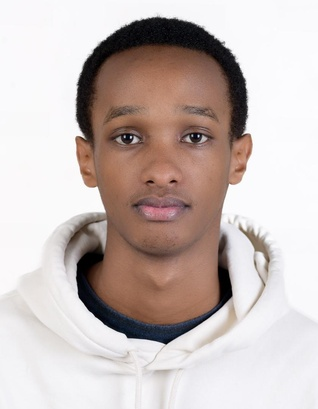
#> input picture data/images/Armand_neutral.jpg, 318 x 409 px, shrunk from 840 x 1080 before the run
$ jupyter execute --allow-errors 01_Data_Processing.ipynb
#> lines starting #> are read from the running program, lines starting #| are printed output that depends on the picture
# MEDIA (IMAGE & AUDIO) PROCESSING AND VISUALIZATION

## Audio Data Processing & Visualization
In this section, we will load the raw audio samples collected from each team member. Our goal is to visualize each audio file in two ways to understand its properties:

- **Waveform:** To see the amplitude of the audio over time.

- **Spectrogram:** To see the frequency content of the audio over time.

[cell 1]
import librosa
import librosa.display
import cv2
import matplotlib.pyplot as plt
import numpy as np
import pandas as pd
import os
import glob

[cell 2]
# Define the path to your audio files
audio_folder = '../data/audio/'
# Create a list of all audio files, regardless of format
audio_files = []
for extension in ['*.wav', '*.aac', '*.ogg']:
    audio_files.extend(glob.glob(os.path.join(audio_folder, extension)))

# Loop through each found audio file
for file_path in audio_files:
    try:
        # Load the audio file
        y, sr = librosa.load(file_path)
        file_name = os.path.basename(file_path)

        print(f"--- Processing: {file_name} ---")

        # Create a figure for the plots
        fig, ax = plt.subplots(nrows=2, sharex=True, figsize=(10, 8))
        fig.suptitle(f'Visualizations for {file_name}', fontsize=16)

        # 1. Plot the waveform
        librosa.display.waveshow(y, sr=sr, ax=ax[0])
        ax[0].set_title('Waveform')
        ax[0].set_ylabel('Amplitude')
        ax[0].grid(True)

        # 2. Plot the spectrogram
        D = librosa.stft(y)
        S_db = librosa.amplitude_to_db(np.abs(D), ref=np.max)
        img = librosa.display.specshow(S_db, sr=sr, x_axis='time', y_axis='hz', ax=ax[1])
        ax[1].set_title('Spectrogram')
        ax[1].set_ylabel('Frequency (Hz)')
        ax[1].set_xlabel('Time (s)')
        fig.colorbar(img, ax=ax[1], format='%+2.0f dB')

        plt.show()

    except Exception as e:
        print(f"Could not process {file_path}. Error: {e}")

**Overall Interpretation**

After generating the visualizations for all audio files, we can make several key observations.
- **Data Quality:** The recordings are generally clean, with distinct periods of speech and silence visible in the waveforms. There's a noticeable variation in the recording amplitudes; for example,
`christian_approve.ogg` and `armand_confirm.ogg` have much higher amplitudes (reaching +/- 1.0) compared to
`benitha_approve.aac`  (around +/- 0.2). This indicates a need for volume normalization.

- **Consistency:** When comparing the same phrase across different speakers (e.g., "approve"), the waveforms consistently show two main bursts of sound corresponding to the two words "Yes, approve". While the general structure is consistent, the duration and specific shape of the waveforms differ for each person, which is expected.

- **Uniqueness:** The spectrograms clearly highlight the unique vocal characteristics of each speaker. Even when saying the same word, the patterns of the bright, high-energy frequency bands are distinct for each person. For instance, Christian's spectrograms show significant energy in higher frequencies , whereas Jeremiah's energy is more concentrated in the lower-to-mid frequencies. These unique "voiceprints" are exactly what the voice verification model will use to distinguish between individuals.

### Audio Augmentation & Feature Extraction
Now that we've inspected the audio, we'll process it for our model. This involves two steps:

1. **Augmentation:** Creating new training samples by slightly modifying the existing ones. This makes our model more robust.

2. **Feature Extraction:** Converting each audio clip into a single vector of numbers that represents its acoustic qualities.

#### Step 1: Define Augmentation Functions

We will define functions for the two augmentations we'll use: adding noise and shifting the pitch.

[cell 3]
def add_noise(y, noise_factor=0.005):
    """Adds random noise to an audio signal."""
    noise = np.random.randn(len(y))
    return y + noise_factor * noise

def shift_pitch(y, sr, n_steps):
    """Shifts the pitch of an audio signal."""
    return librosa.effects.pitch_shift(y=y, sr=sr, n_steps=n_steps)

def time_stretch(y, rate):
    """Stretches the time of an audio signal."""
    return librosa.effects.time_stretch(y=y, rate=rate)

#### Step 2: Define Feature Extraction Function

This function will take an audio signal and compute several types of features, then combine them into a single feature vector. We'll focus on MFCCs as they are powerful for voice recognition.

[cell 4]
def extract_features(y, sr):
    """Extracts a feature vector from an audio signal."""
    mfccs = librosa.feature.mfcc(y=y, sr=sr, n_mfcc=13)
    mfccs_mean = np.mean(mfccs.T, axis=0)

    rolloff = librosa.feature.spectral_rolloff(y=y, sr=sr)
    rolloff_mean = np.mean(rolloff)

    features = np.hstack((mfccs_mean, rolloff_mean))
    return features

#### Step 3: Process All Files and Save to CSV

Finally, we'll loop through all our audio files again. For each file, we'll extract features from the original audio and from two augmented versions. All results will be saved in a list and then converted to a DataFrame.

[cell 5]
# --- Implementation: Main Processing Loop (Expanded) ---
processed_data = []
audio_folder = '../data/audio/'
audio_files = []
for extension in ['*.wav', '*.aac', '*.ogg']:
    audio_files.extend(glob.glob(os.path.join(audio_folder, extension)))

for file_path in audio_files:
    try:
        y, sr = librosa.load(file_path, sr=None) # Load with original sampling rate
        speaker = os.path.basename(file_path).split('_')[0]

        # 1. Original
        processed_data.append([speaker, *extract_features(y, sr), 'original'])

        # --- 8 Augmented Versions ---
        # 2. Add Noise
        y_noisy = add_noise(y)
        processed_data.append([speaker, *extract_features(y_noisy, sr), 'noise'])

        # 3. Pitch Shift Up
        y_pitch_up = shift_pitch(y, sr, n_steps=2)
        processed_data.append([speaker, *extract_features(y_pitch_up, sr), 'pitch_up'])

        # 4. Pitch Shift Down
        y_pitch_down = shift_pitch(y, sr, n_steps=-2)
        processed_data.append([speaker, *extract_features(y_pitch_down, sr), 'pitch_down'])

        # 5. Time Stretch Slower
        y_stretch_slow = time_stretch(y, rate=0.8)
        processed_data.append([speaker, *extract_features(y_stretch_slow, sr), 'stretch_slow'])

        # 6. Time Stretch Faster
        y_stretch_fast = time_stretch(y, rate=1.2)
        processed_data.append([speaker, *extract_features(y_stretch_fast, sr), 'stretch_fast'])

        # 7. Pitch Shift + Noise
        y_pitch_noise = add_noise(y_pitch_up)
        processed_data.append([speaker, *extract_features(y_pitch_noise, sr), 'pitch_noise'])

        # 8. Time Stretch + Noise
        y_stretch_noise = add_noise(y_stretch_slow)
        processed_data.append([speaker, *extract_features(y_stretch_noise, sr), 'stretch_noise'])

        # 9. Time Shift (Roll)
        y_roll = np.roll(y, shift=int(sr/10)) # Shift by 100ms
        processed_data.append([speaker, *extract_features(y_roll, sr), 'time_shift'])

    except Exception as e:
        print(f"Error processing {file_path}: {e}")

# Create and save the DataFrame
num_mfccs = 13
columns = ['speaker'] + [f'mfcc_{i+1}' for i in range(num_mfccs)] + ['spectral_rolloff', 'augmentation_type']
audio_features_df = pd.DataFrame(processed_data, columns=columns)

output_path = '../data/outputs/audio_features.csv'
#> (the rest of this cell did not finish here and is left out)

## Part 2: Image Processing & Feature Extraction

In this section, we will process the raw facial images. The process involves:
- **Augmenting** each image to create additional training data.
- **Extracting a numerical feature vector** (a color histogram) from each image.
- **Saving these features** and their corresponding labels to a CSV file.

### Step 1: Visualize a Sample Image
Before we process all the images, we'll load and display one to verify it loads correctly.

[cell 6]
# Load a sample image
sample_image_path = '../data/images/Armand_neutral.jpg'
image = cv2.imread(sample_image_path)
#> image is the input picture: shape (409, 318, 3); mean B, G, R 184.5, 187.9, 200.2

# Convert from BGR to RGB for correct color display
image_rgb = cv2.cvtColor(image, cv2.COLOR_BGR2RGB)

# Display the image
plt.figure(figsize=(6, 6))
plt.imshow(image_rgb)
plt.title(f'Sample Image: {os.path.basename(sample_image_path)}')
plt.axis('off') # Hide the axes
plt.show()

### Step 2: Define Feature Extraction & Augmentation Functions
We'll start by creating functions to handle our image operations. A color histogram is a great feature that represents the distribution of colors in an image.

[cell 7]
def extract_histogram(image, bins=(8, 8, 8)):
    """Computes a 3D color histogram from an image."""
    hsv = cv2.cvtColor(image, cv2.COLOR_BGR2HSV)
    hist = cv2.calcHist([hsv], [0, 1, 2], None, bins, [0, 180, 0, 256, 0, 256])
    cv2.normalize(hist, hist)
    return hist.flatten()

def rotate_image(image, angle):
#> called with angle = 10
    (h, w) = image.shape[:2]
#> h = 409; w = 318
    center = (w // 2, h // 2)
#> center = (159, 204)
    M = cv2.getRotationMatrix2D(center, angle, 1.0)
    return cv2.warpAffine(image, M, (w, h))

def flip_image(image, direction=1): # 1 for horizontal, 0 for vertical
#> called with direction = 1
    return cv2.flip(image, direction)

def change_brightness(image, value=30):
#> called with value = 50
    hsv = cv2.cvtColor(image, cv2.COLOR_BGR2HSV)
#> hsv: shape (409, 318, 3); mean H, S, V 78.6, 36.6, 201.6
    h, s, v = cv2.split(hsv)
    v = cv2.add(v, value)
    v[v > 255] = 255
    v[v < 0] = 0
    final_hsv = cv2.merge((h, s, v))
#> final_hsv: shape (409, 318, 3); mean H, S, V 78.6, 36.6, 226.2
    return cv2.cvtColor(final_hsv, cv2.COLOR_HSV2BGR)
#> in change_brightness (call 2), `final_hsv = cv2.merge((h, s, v))`: final_hsv: shape (409, 318, 3); mean H, S, V 78.6, 36.6, 153.2

def add_gaussian_blur(image):
    return cv2.GaussianBlur(image, (5, 5), 0)

def add_noise(image):
    row, col, ch = image.shape
#> row = 409; col = 318; ch = 3
    mean = 0
    var = 0.1
    sigma = var**0.5
    gauss = np.random.normal(mean, sigma, (row, col, ch))
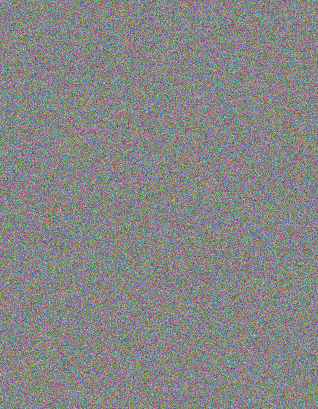
#> gauss: shape (409, 318, 3) float64; mean of channels 0, 1, 2 -0.000182, 0.00189, 0.000732; drawn with min black and max white
    gauss = gauss.reshape(row, col, ch)
    noisy = image + image * gauss
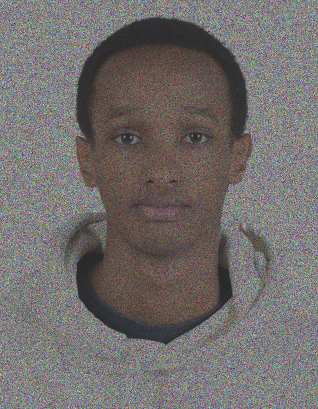
#> noisy: shape (409, 318, 3) float64; mean B, G, R 184.4, 188.2, 200.4; drawn with min black and max white
    return noisy.astype('uint8')
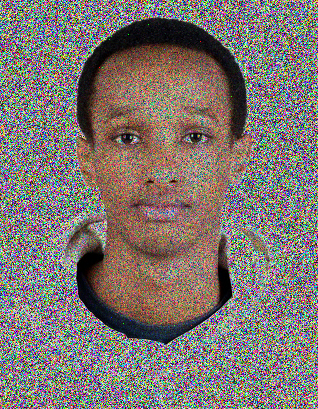
#> returned value: shape (409, 318, 3); mean of channels 0, 1, 2 112.9, 117.8, 126.9; drawn as B, G, R

### Step 3: Process All Images and Save to CSV
Now we will loop through all the `.jpg` files in the `data/images/` folder, extract features from the original and two augmented versions, and save all the data to a DataFrame.

[cell 8]
image_folder = '../data/images/'
image_files = glob.glob(os.path.join(image_folder, '*.jpg'))
processed_image_data = []

for file_path in image_files:
    try:
        person_name = os.path.basename(file_path).split('_')[0]
        original_image = cv2.imread(file_path)

        # A list of augmentations to apply
        augmentations = {
            'original': original_image,
            'rotated_pos_10': rotate_image(original_image, 10),
            'rotated_neg_10': rotate_image(original_image, -10),
            'flipped_horizontal': flip_image(original_image, 1),
            'brightness_up': change_brightness(original_image, 50),
            'brightness_down': change_brightness(original_image, -50),
            'blur': add_gaussian_blur(original_image),
            'noise': add_noise(original_image),
            # --- Combinations ---
            'flipped_rotated': rotate_image(flip_image(original_image, 1), 10),
            'flipped_bright': change_brightness(flip_image(original_image, 1), 50),
            'flipped_dark': change_brightness(flip_image(original_image, 1), -50),
            'rotated_bright': change_brightness(rotate_image(original_image, 10), 30),
            'rotated_dark': change_brightness(rotate_image(original_image, -10), -30),
            'blur_bright': change_brightness(add_gaussian_blur(original_image), 30),
            'noise_dark': change_brightness(add_noise(original_image), -30),
        }
#> in change_brightness (call 3), `hsv = cv2.cvtColor(image, cv2.COLOR_BGR2HSV)`: hsv: shape (409, 318, 3); mean H, S, V 78.6, 36.6, 201.6
#> in change_brightness (call 3), `final_hsv = cv2.merge((h, s, v))`: final_hsv: shape (409, 318, 3); mean H, S, V 78.6, 36.6, 226.2
#> call 4 of change_brightness, with value = -50
#> in change_brightness (call 4), `final_hsv = cv2.merge((h, s, v))`: final_hsv: shape (409, 318, 3); mean H, S, V 78.6, 36.6, 153.2
#> in change_brightness (call 4), `return cv2.cvtColor(final_hsv, cv2.COLOR_HSV2BGR)`:
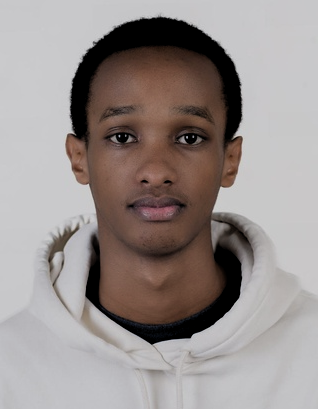
#> returned value: shape (409, 318, 3); mean B, G, R 141.8, 143.9, 152.2
#> in change_brightness (call 5), `hsv = cv2.cvtColor(image, cv2.COLOR_BGR2HSV)`: hsv: shape (409, 318, 3); mean H, S, V 69.4, 36.1, 182.7
#> in change_brightness (call 5), `final_hsv = cv2.merge((h, s, v))`: final_hsv: shape (409, 318, 3); mean H, S, V 69.4, 36.1, 201.5
#> in change_brightness (call 5), `return cv2.cvtColor(final_hsv, cv2.COLOR_HSV2BGR)`:
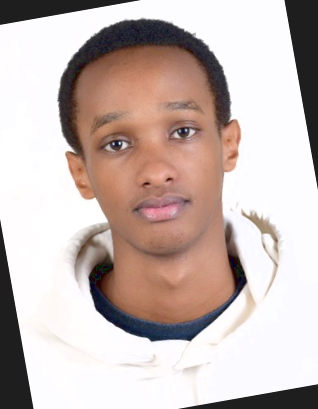
#> returned value: shape (409, 318, 3); mean B, G, R 180.6, 184.9, 199.9
#> in change_brightness (call 6), `hsv = cv2.cvtColor(image, cv2.COLOR_BGR2HSV)`: hsv: shape (409, 318, 3); mean H, S, V 69, 36.1, 182.7
#> in change_brightness (call 6), `h, s, v = cv2.split(hsv)`:
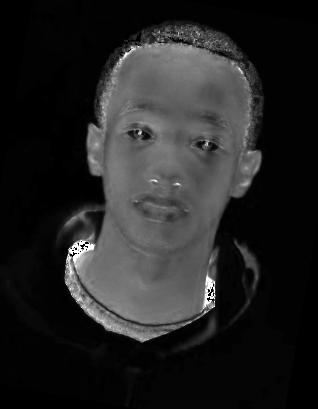
#> s: shape (409, 318); min 0, max 255, mean 36.1
#> in change_brightness (call 6), `h, s, v = cv2.split(hsv)`:
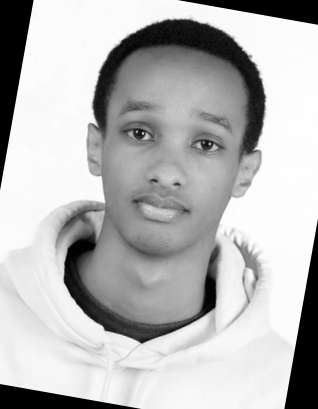
#> v: shape (409, 318); min 0, max 255, mean 182.7
#> in change_brightness (call 6), `v = cv2.add(v, value)`:
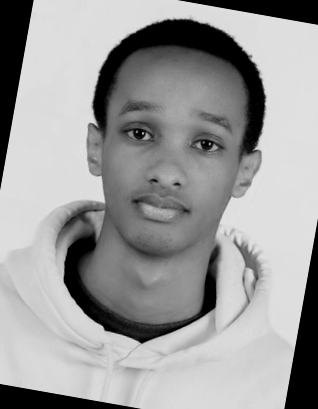
#> v: shape (409, 318); min 0, max 225, mean 155.5
#> in change_brightness (call 6), `final_hsv = cv2.merge((h, s, v))`: final_hsv: shape (409, 318, 3); mean H, S, V 69, 36.1, 155.5
#> in change_brightness (call 6), `return cv2.cvtColor(final_hsv, cv2.COLOR_HSV2BGR)`:
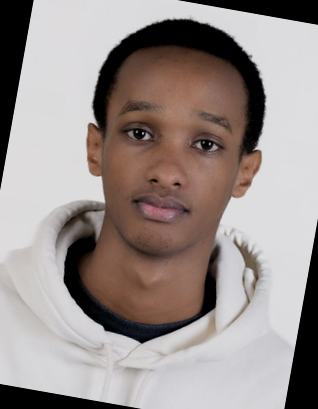
#> returned value: shape (409, 318, 3); mean B, G, R 141.8, 144.5, 154.5
#> in change_brightness (call 7), `hsv = cv2.cvtColor(image, cv2.COLOR_BGR2HSV)`: hsv: shape (409, 318, 3); mean H, S, V 77.8, 35.6, 201.6
#> in change_brightness (call 7), `h, s, v = cv2.split(hsv)`:
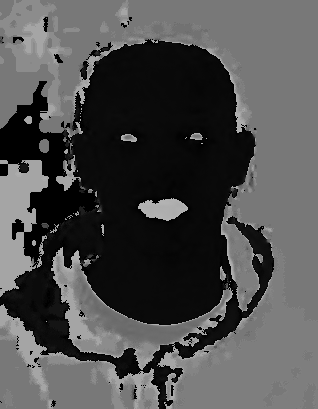
#> h: shape (409, 318); min 0, max 179, mean 77.8

        # Loop through the dictionary and process each image version
        for aug_type, aug_image in augmentations.items():
            hist_features = extract_histogram(aug_image)
            processed_image_data.append([person_name, *hist_features, aug_type])
#> this loop made 15 passes
#> aug_type on passes 1 to 12: 'original', 'rotated_pos_10', 'rotated_neg_10', 'flipped_horizontal', 'brightness_up', 'brightness_down', 'blur', 'noise', 'flipped_rotated', 'flipped_bright', 'flipped_dark', 'rotated_bright'
#> after the loop, processed_image_data = 15 items

    except Exception as e:
        print(f"Error processing {file_path}: {e}")

# Create and save the DataFrame
hist_size = 8 * 8 * 8
columns = ['person'] + [f'hist_{i}' for i in range(hist_size)] + ['augmentation_type']
image_features_df = pd.DataFrame(processed_image_data, columns=columns)
#> image_features_df = table of 45 rows and 514 columns

output_path = '../data/outputs/image_features.csv'
#> (the rest of this cell did not finish here and is left out)
